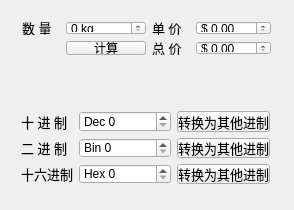
<?xml version="1.0" encoding="UTF-8"?>
<ui version="4.0">
 <class>Widget</class>
 <widget class="QWidget" name="Widget">
  <property name="geometry">
   <rect>
    <x>0</x>
    <y>0</y>
    <width>294</width>
    <height>210</height>
   </rect>
  </property>
  <property name="windowTitle">
   <string>Widget</string>
  </property>
  <widget class="QWidget" name="">
   <property name="geometry">
    <rect>
     <x>10</x>
     <y>100</y>
     <width>271</width>
     <height>95</height>
    </rect>
   </property>
   <layout class="QGridLayout" name="gridLayout_2">
    <item row="0" column="0">
     <widget class="QLabel" name="label_4">
      <property name="sizePolicy">
       <sizepolicy hsizetype="Preferred" vsizetype="Preferred">
        <horstretch>1</horstretch>
        <verstretch>0</verstretch>
       </sizepolicy>
      </property>
      <property name="font">
       <font>
        <pointsize>10</pointsize>
       </font>
      </property>
      <property name="text">
       <string>十 进 制</string>
      </property>
     </widget>
    </item>
    <item row="0" column="1">
     <widget class="QSpinBox" name="spinDec">
      <property name="sizePolicy">
       <sizepolicy hsizetype="Minimum" vsizetype="Fixed">
        <horstretch>2</horstretch>
        <verstretch>0</verstretch>
       </sizepolicy>
      </property>
      <property name="prefix">
       <string>Dec </string>
      </property>
     </widget>
    </item>
    <item row="0" column="2">
     <widget class="QPushButton" name="btnDec">
      <property name="sizePolicy">
       <sizepolicy hsizetype="Minimum" vsizetype="Fixed">
        <horstretch>2</horstretch>
        <verstretch>0</verstretch>
       </sizepolicy>
      </property>
      <property name="font">
       <font>
        <pointsize>10</pointsize>
       </font>
      </property>
      <property name="text">
       <string>转换为其他进制</string>
      </property>
     </widget>
    </item>
    <item row="1" column="0">
     <widget class="QLabel" name="label_5">
      <property name="sizePolicy">
       <sizepolicy hsizetype="Preferred" vsizetype="Preferred">
        <horstretch>1</horstretch>
        <verstretch>0</verstretch>
       </sizepolicy>
      </property>
      <property name="font">
       <font>
        <pointsize>10</pointsize>
       </font>
      </property>
      <property name="text">
       <string>二 进 制</string>
      </property>
     </widget>
    </item>
    <item row="1" column="1">
     <widget class="QSpinBox" name="spinBin">
      <property name="prefix">
       <string>Bin </string>
      </property>
      <property name="maximum">
       <number>255</number>
      </property>
      <property name="displayIntegerBase">
       <number>2</number>
      </property>
     </widget>
    </item>
    <item row="1" column="2">
     <widget class="QPushButton" name="btnBin">
      <property name="font">
       <font>
        <pointsize>10</pointsize>
       </font>
      </property>
      <property name="text">
       <string>转换为其他进制</string>
      </property>
     </widget>
    </item>
    <item row="2" column="0">
     <widget class="QLabel" name="label_6">
      <property name="font">
       <font>
        <pointsize>10</pointsize>
       </font>
      </property>
      <property name="text">
       <string>十六进制</string>
      </property>
     </widget>
    </item>
    <item row="2" column="1">
     <widget class="QSpinBox" name="spinHex">
      <property name="prefix">
       <string>Hex </string>
      </property>
      <property name="maximum">
       <number>255</number>
      </property>
      <property name="displayIntegerBase">
       <number>16</number>
      </property>
     </widget>
    </item>
    <item row="2" column="2">
     <widget class="QPushButton" name="btnHex">
      <property name="font">
       <font>
        <pointsize>10</pointsize>
       </font>
      </property>
      <property name="text">
       <string>转换为其他进制</string>
      </property>
     </widget>
    </item>
   </layout>
  </widget>
  <widget class="QWidget" name="">
   <property name="geometry">
    <rect>
     <x>11</x>
     <y>10</y>
     <width>271</width>
     <height>56</height>
    </rect>
   </property>
   <layout class="QGridLayout" name="gridLayout">
    <item row="0" column="0">
     <widget class="QLabel" name="label">
      <property name="sizePolicy">
       <sizepolicy hsizetype="Preferred" vsizetype="Preferred">
        <horstretch>2</horstretch>
        <verstretch>0</verstretch>
       </sizepolicy>
      </property>
      <property name="font">
       <font>
        <pointsize>10</pointsize>
       </font>
      </property>
      <property name="text">
       <string>数 量</string>
      </property>
     </widget>
    </item>
    <item row="0" column="1">
     <widget class="QSpinBox" name="spinNum">
      <property name="sizePolicy">
       <sizepolicy hsizetype="Minimum" vsizetype="Fixed">
        <horstretch>3</horstretch>
        <verstretch>0</verstretch>
       </sizepolicy>
      </property>
      <property name="suffix">
       <string> kg</string>
      </property>
     </widget>
    </item>
    <item row="0" column="2">
     <widget class="QLabel" name="label_2">
      <property name="sizePolicy">
       <sizepolicy hsizetype="Preferred" vsizetype="Preferred">
        <horstretch>2</horstretch>
        <verstretch>0</verstretch>
       </sizepolicy>
      </property>
      <property name="font">
       <font>
        <pointsize>10</pointsize>
       </font>
      </property>
      <property name="text">
       <string>单 价</string>
      </property>
     </widget>
    </item>
    <item row="0" column="3">
     <widget class="QDoubleSpinBox" name="spinPrice">
      <property name="sizePolicy">
       <sizepolicy hsizetype="Minimum" vsizetype="Fixed">
        <horstretch>4</horstretch>
        <verstretch>0</verstretch>
       </sizepolicy>
      </property>
      <property name="prefix">
       <string>$ </string>
      </property>
      <property name="suffix">
       <string/>
      </property>
     </widget>
    </item>
    <item row="1" column="1">
     <widget class="QPushButton" name="btnCal">
      <property name="sizePolicy">
       <sizepolicy hsizetype="Minimum" vsizetype="Fixed">
        <horstretch>3</horstretch>
        <verstretch>0</verstretch>
       </sizepolicy>
      </property>
      <property name="text">
       <string>计算</string>
      </property>
     </widget>
    </item>
    <item row="1" column="2">
     <widget class="QLabel" name="label_3">
      <property name="sizePolicy">
       <sizepolicy hsizetype="Preferred" vsizetype="Preferred">
        <horstretch>2</horstretch>
        <verstretch>0</verstretch>
       </sizepolicy>
      </property>
      <property name="font">
       <font>
        <pointsize>10</pointsize>
       </font>
      </property>
      <property name="text">
       <string>总 价</string>
      </property>
     </widget>
    </item>
    <item row="1" column="3">
     <widget class="QDoubleSpinBox" name="spinTotal">
      <property name="sizePolicy">
       <sizepolicy hsizetype="Minimum" vsizetype="Fixed">
        <horstretch>4</horstretch>
        <verstretch>0</verstretch>
       </sizepolicy>
      </property>
      <property name="prefix">
       <string>$ </string>
      </property>
     </widget>
    </item>
   </layout>
  </widget>
 </widget>
 <layoutdefault spacing="6" margin="11"/>
 <resources/>
 <connections>
  <connection>
   <sender>spinNum</sender>
   <signal>valueChanged(int)</signal>
   <receiver>btnCal</receiver>
   <slot>click()</slot>
   <hints>
    <hint type="sourcelabel">
     <x>98</x>
     <y>22</y>
    </hint>
    <hint type="destinationlabel">
     <x>98</x>
     <y>52</y>
    </hint>
   </hints>
  </connection>
  <connection>
   <sender>spinDec</sender>
   <signal>valueChanged(int)</signal>
   <receiver>btnDec</receiver>
   <slot>click()</slot>
   <hints>
    <hint type="sourcelabel">
     <x>120</x>
     <y>114</y>
    </hint>
    <hint type="destinationlabel">
     <x>229</x>
     <y>114</y>
    </hint>
   </hints>
  </connection>
  <connection>
   <sender>spinBin</sender>
   <signal>valueChanged(int)</signal>
   <receiver>btnBin</receiver>
   <slot>click()</slot>
   <hints>
    <hint type="sourcelabel">
     <x>120</x>
     <y>147</y>
    </hint>
    <hint type="destinationlabel">
     <x>229</x>
     <y>147</y>
    </hint>
   </hints>
  </connection>
  <connection>
   <sender>spinHex</sender>
   <signal>valueChanged(int)</signal>
   <receiver>btnHex</receiver>
   <slot>click()</slot>
   <hints>
    <hint type="sourcelabel">
     <x>120</x>
     <y>180</y>
    </hint>
    <hint type="destinationlabel">
     <x>229</x>
     <y>180</y>
    </hint>
   </hints>
  </connection>
  <connection>
   <sender>spinPrice</sender>
   <signal>valueChanged(double)</signal>
   <receiver>btnCal</receiver>
   <slot>click()</slot>
   <hints>
    <hint type="sourcelabel">
     <x>236</x>
     <y>22</y>
    </hint>
    <hint type="destinationlabel">
     <x>99</x>
     <y>52</y>
    </hint>
   </hints>
  </connection>
 </connections>
</ui>
